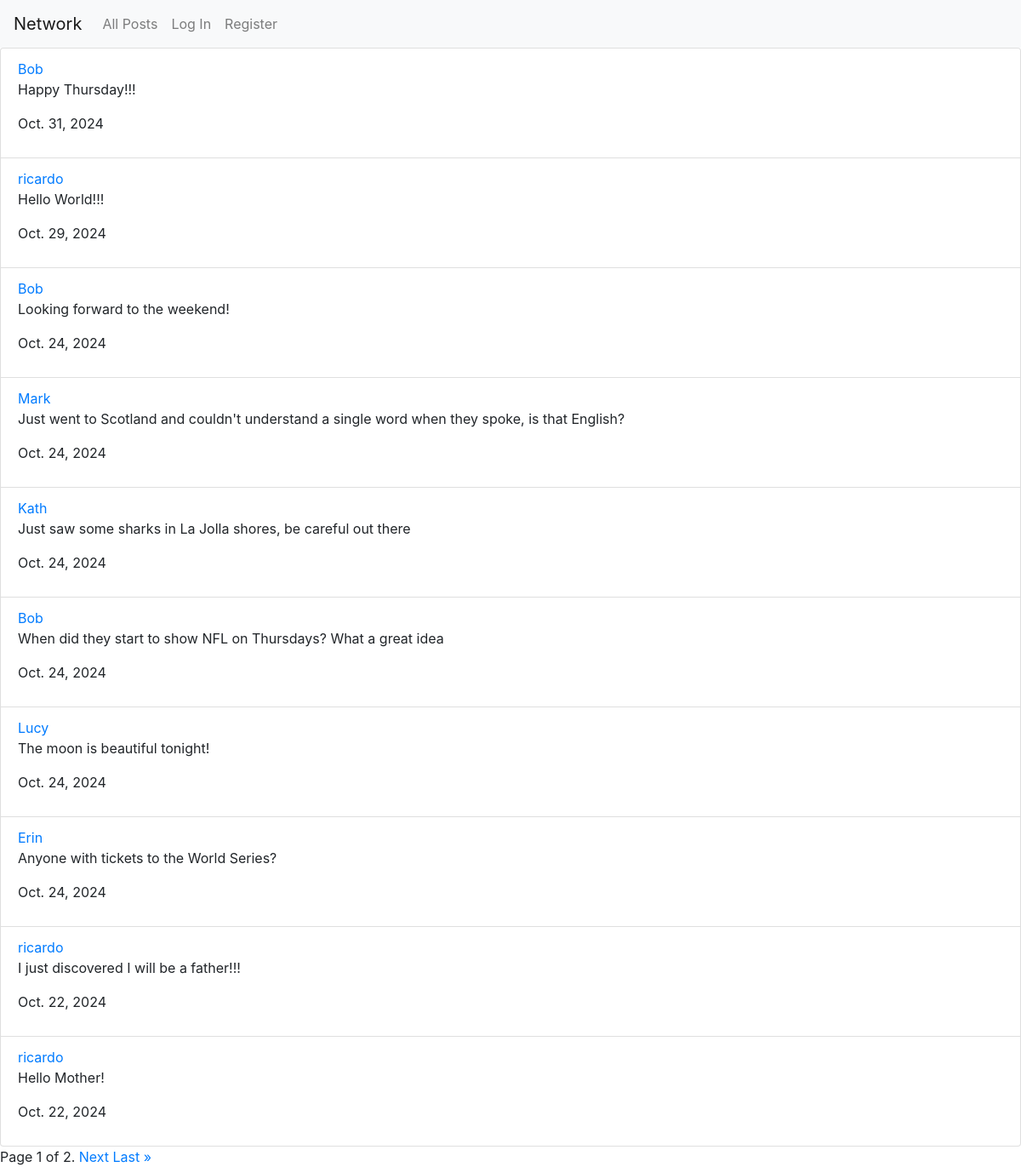
The page / on the database its author committed.
### network/models.py (models this page shows, shortened)
class Posts(models.Model):
    author = models.ForeignKey(User, on_delete=models.CASCADE, related_name="user_posts")
    comment_content =  models.CharField(max_length=400)
    date = models.DateField(auto_now_add=True)

class User(AbstractUser):
    pass

### network/views.py (the view)
# urls.py: path("", views.index, name="index"),
def index(request):
    all_posts = Posts.objects.all().order_by("id").reverse()
    objects = all_posts
    paginator = Paginator(objects, 10)
    page_number = request.GET.get('page')
    try:
        page_posts = paginator.page(page_number)
    except PageNotAnInteger:
        page_posts = paginator.page(1)
    except EmptyPage:
        page_posts = paginator.page(paginator.num_pages)
    likes = []
    try:
        list_of_likes = Likes.objects.filter(user=request.user)
        for positive_relation in list_of_likes:
            likes.append(positive_relation.post.id)
    except:
        likes = []
    return render(request, "network/index.html" ,{
        'page_posts': page_posts, 'likes':likes
    })

### network/templates/network/index.html (shortened to what this page needs)
{% extends "network/layout.html" %}
{% block body %}
    <ul class="list-group">
        {% for post in page_posts %}
            <li class="list-group-item" data-post-id="{{ post.id }}">
                <a href="{% url 'profile' user=post.author %}">{{post.author}}</a>
                <p id="content_{{post.id}}">{{post.comment_content}}</p>
                <p>{{post.date}}</p>
            </li>
        {% endfor %}
    </ul>
    <div class="pagination">
        <span class="step-links">
            <span class="current">
                Page {{ page_posts.number }} of {{ page_posts.paginator.num_pages }}.
            </span>
            {% if page_posts.has_next %}
                <a href="?page={{ page_posts.next_page_number }}">Next</a>
                <a href="?page={{ page_posts.paginator.num_pages }}">Last &raquo;</a>
            {% endif %}
        </span>
    </div>
{% endblock %}

### network/templates/network/layout.html (shortened to what this page needs)
{% load static %}
<!DOCTYPE html>
<html lang="en">
    <head>
        <link rel="stylesheet" href="https://stackpath.bootstrapcdn.com/bootstrap/4.4.1/css/bootstrap.min.css">
        <link href="{% static 'network/styles.css' %}" rel="stylesheet">
    </head>
    <body>
        <nav class="navbar navbar-expand-lg navbar-light bg-light">
            <a class="navbar-brand" href="#">Network</a>
            <div>
              <ul class="navbar-nav mr-auto">
                <li class="nav-item">
                  <a class="nav-link" href="{% url 'index' %}">All Posts</a>
                </li>
                {% if user.is_authenticated %}
                    <li class="nav-item">
                        <a class="nav-link" href="{% url 'following' %}">Following</a>
                    </li>
                    <li class="nav-item">
                        <a class="nav-link" href="{% url 'logout' %}">Log Out</a>
                    </li>
                {% else %}
                    <li class="nav-item">
                        <a class="nav-link" href="{% url 'login' %}">Log In</a>
                    </li>
                    <li class="nav-item">
                        <a class="nav-link" href="{% url 'register' %}">Register</a>
                    </li>
                {% endif %}
              </ul>
            </div>
          </nav>
        <div class="body">
            {% block body %}
            {% endblock %}
        </div>
    </body>
</html>

### rows shown on the page
Posts: author "Bob", comment_content "Happy Thursday!!!", date "Oct. 31, 2024"
Posts: author "ricardo", comment_content "Hello World!!!", date "Oct. 29, 2024"
Posts: author "Bob", comment_content "Looking forward to the weekend!", date "Oct. 24, 2024"
Posts: author "Mark", comment_content "Just went to Scotland and couldn't understand a single word when they spoke, is that English?", date "Oct. 24, 2024"
Posts: author "Kath", comment_content "Just saw some sharks in La Jolla shores, be careful out there", date "Oct. 24, 2024"
Posts: author "Bob", comment_content "When did they start to show NFL on Thursdays? What a great idea", date "Oct. 24, 2024"
Posts: author "Lucy", comment_content "The moon is beautiful tonight!", date "Oct. 24, 2024"
Posts: author "Erin", comment_content "Anyone with tickets to the World Series?", date "Oct. 24, 2024"
Posts: author "ricardo", comment_content "I just discovered I will be a father!!!", date "Oct. 22, 2024"
Posts: author "ricardo", comment_content "Hello Mother!", date "Oct. 22, 2024"

### other values the page prints
{{ page_posts.number }} "1"
{{ page_posts.paginator.num_pages }} "2"
